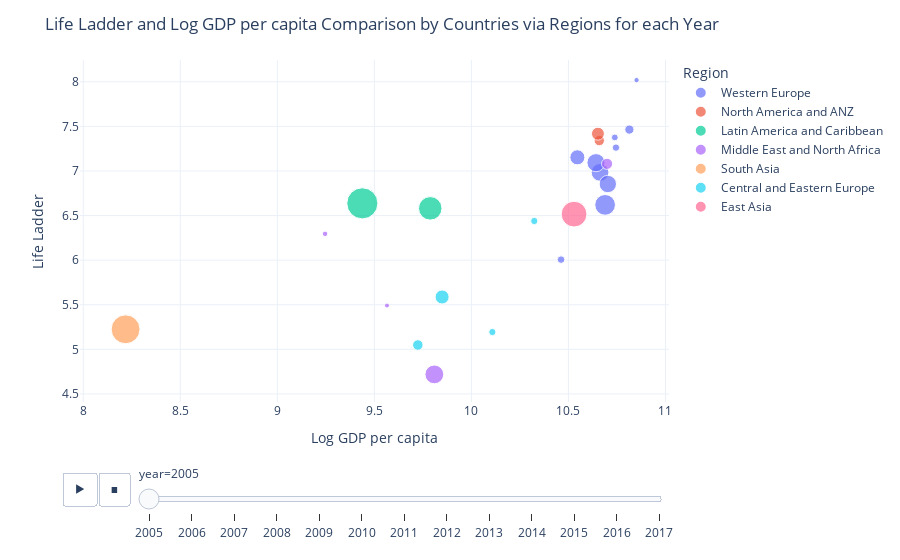

The notebook cell saved with this chart:
### Code cell
fig = px.scatter(pop_df.sort_values("year"),
                 x = "Log GDP per capita",
                 y = "Life Ladder",
                 animation_frame = "year",
                 animation_group = "Country name",
                 size = "Population",
                 template = "plotly_white",
                 color = "Region",
                 hover_name = "Country name",
                 size_max = 60);

fig.update_layout(title = "Life Ladder and Log GDP per capita Comparison by Countries via Regions for each Year");
fig.show();

### Figure 1 — Plotly figure (JSON) as saved in the notebook; plotly's stock layout.template omitted (floating-point values rounded to 4 significant figures)
{"data": [{"hovertemplate": "<b>%{hovertext}</b><br><br>Region=Western Europe<br>year=2005<br>Log GDP per capita=%{x}<br>Life Ladder=%{y}<br>Population=%{marker.size}<extra></extra>", "hovertext": ["Netherlands", "Germany", "United Kingdom", "France", "Greece", "Denmark", "Belgium", "Sweden", "Spain", "Italy"], "ids": ["Netherlands", "Germany", "United Kingdom", "France", "Greece", "Denmark", "Belgium", "Sweden", "Spain", "Italy"], "legendgroup": "Western Europe", "marker": {"color": "#636efa", "size": [16320000.0, 82470000.0, 60400000.0, 63180000.0, 10990000.0, 5419000.0, 10480000.0, 9030000.0, 43650000.0, 57970000.0], "sizemode": "area", "sizeref": 385100.0, "symbol": "circle"}, "mode": "markers", "name": "Western Europe", "orientation": "v", "showlegend": true, "type": "scatter", "x": [10.81, 10.69, 10.66, 10.64, 10.46, 10.85, 10.74, 10.74, 10.55, 10.7], "xaxis": "x", "y": [7.464, 6.62, 6.984, 7.093, 6.006, 8.019, 7.262, 7.376, 7.153, 6.854], "yaxis": "y"}, {"hovertemplate": "<b>%{hovertext}</b><br><br>Region=North America and ANZ<br>year=2005<br>Log GDP per capita=%{x}<br>Life Ladder=%{y}<br>Population=%{marker.size}<extra></extra>", "hovertext": ["Australia", "Canada"], "ids": ["Australia", "Canada"], "legendgroup": "North America and ANZ", "marker": {"color": "#EF553B", "size": [20390000.0, 32240000.0], "sizemode": "area", "sizeref": 385100.0, "symbol": "circle"}, "mode": "markers", "name": "North America and ANZ", "orientation": "v", "showlegend": true, "type": "scatter", "x": [10.66, 10.65], "xaxis": "x", "y": [7.341, 7.418], "yaxis": "y"}, {"hovertemplate": "<b>%{hovertext}</b><br><br>Region=Latin America and Caribbean<br>year=2005<br>Log GDP per capita=%{x}<br>Life Ladder=%{y}<br>Population=%{marker.size}<extra></extra>", "hovertext": ["Mexico", "Brazil"], "ids": ["Mexico", "Brazil"], "legendgroup": "Latin America and Caribbean", "marker": {"color": "#00cc96", "size": [106000000.0, 186100000.0], "sizemode": "area", "sizeref": 385100.0, "symbol": "circle"}, "mode": "markers", "name": "Latin America and Caribbean", "orientation": "v", "showlegend": true, "type": "scatter", "x": [9.788, 9.438], "xaxis": "x", "y": [6.581, 6.637], "yaxis": "y"}, {"hovertemplate": "<b>%{hovertext}</b><br><br>Region=Middle East and North Africa<br>year=2005<br>Log GDP per capita=%{x}<br>Life Ladder=%{y}<br>Population=%{marker.size}<extra></extra>", "hovertext": ["Turkey", "Saudi Arabia", "Lebanon", "Jordan"], "ids": ["Turkey", "Saudi Arabia", "Lebanon", "Jordan"], "legendgroup": "Middle East and North Africa", "marker": {"color": "#ab63fa", "size": [67900000.0, 23820000.0, 4699000.0, 5766000.0], "sizemode": "area", "sizeref": 385100.0, "symbol": "circle"}, "mode": "markers", "name": "Middle East and North Africa", "orientation": "v", "showlegend": true, "type": "scatter", "x": [9.809, 10.7, 9.565, 9.246], "xaxis": "x", "y": [4.719, 7.08, 5.491, 6.295], "yaxis": "y"}, {"hovertemplate": "<b>%{hovertext}</b><br><br>Region=South Asia<br>year=2005<br>Log GDP per capita=%{x}<br>Life Ladder=%{y}<br>Population=%{marker.size}<extra></extra>", "hovertext": ["Pakistan"], "ids": ["Pakistan"], "legendgroup": "South Asia", "marker": {"color": "#FFA15A", "size": [160300000.0], "sizemode": "area", "sizeref": 385100.0, "symbol": "circle"}, "mode": "markers", "name": "South Asia", "orientation": "v", "showlegend": true, "type": "scatter", "x": [8.218], "xaxis": "x", "y": [5.225], "yaxis": "y"}, {"hovertemplate": "<b>%{hovertext}</b><br><br>Region=Central and Eastern Europe<br>year=2005<br>Log GDP per capita=%{x}<br>Life Ladder=%{y}<br>Population=%{marker.size}<extra></extra>", "hovertext": ["Poland", "Romania", "Czech Republic", "Hungary"], "ids": ["Poland", "Romania", "Czech Republic", "Hungary"], "legendgroup": "Central and Eastern Europe", "marker": {"color": "#19d3f3", "size": [38170000.0, 21320000.0, 10210000.0, 10090000.0], "sizemode": "area", "sizeref": 385100.0, "symbol": "circle"}, "mode": "markers", "name": "Central and Eastern Europe", "orientation": "v", "showlegend": true, "type": "scatter", "x": [9.849, 9.724, 10.32, 10.11], "xaxis": "x", "y": [5.587, 5.049, 6.439, 5.194], "yaxis": "y"}, {"hovertemplate": "<b>%{hovertext}</b><br><br>Region=East Asia<br>year=2005<br>Log GDP per capita=%{x}<br>Life Ladder=%{y}<br>Population=%{marker.size}<extra></extra>", "hovertext": ["Japan"], "ids": ["Japan"], "legendgroup": "East Asia", "marker": {"color": "#FF6692", "size": [127800000.0], "sizemode": "area", "sizeref": 385100.0, "symbol": "circle"}, "mode": "markers", "name": "East Asia", "orientation": "v", "showlegend": true, "type": "scatter", "x": [10.53], "xaxis": "x", "y": [6.516], "yaxis": "y"}], "layout": {"legend": {"itemsizing": "constant", "title": {"text": "Region"}, "tracegroupgap": 0}, "margin": {"t": 60}, "sliders": [{"active": 0, "currentvalue": {"prefix": "year="}, "len": 0.9, "pad": {"b": 10, "t": 60}, "steps": [{"args": [["2005"], {"frame": {"duration": 0, "redraw": false}, "fromcurrent": true, "mode": "immediate", "transition": {"duration": 0, "easing": "linear"}}], "label": "2005", "method": "animate"}, {"args": [["2006"], {"frame": {"duration": 0, "redraw": false}, "fromcurrent": true, "mode": "immediate", "transition": {"duration": 0, "easing": "linear"}}], "label": "2006", "method": "animate"}, {"args": [["2007"], {"frame": {"duration": 0, "redraw": false}, "fromcurrent": true, "mode": "immediate", "transition": {"duration": 0, "easing": "linear"}}], "label": "2007", "method": "animate"}, {"args": [["2008"], {"frame": {"duration": 0, "redraw": false}, "fromcurrent": true, "mode": "immediate", "transition": {"duration": 0, "easing": "linear"}}], "label": "2008", "method": "animate"}, {"args": [["2009"], {"frame": {"duration": 0, "redraw": false}, "fromcurrent": true, "mode": "immediate", "transition": {"duration": 0, "easing": "linear"}}], "label": "2009", "method": "animate"}, {"args": [["2010"], {"frame": {"duration": 0, "redraw": false}, "fromcurrent": true, "mode": "immediate", "transition": {"duration": 0, "easing": "linear"}}], "label": "2010", "method": "animate"}, {"args": [["2011"], {"frame": {"duration": 0, "redraw": false}, "fromcurrent": true, "mode": "immediate", "transition": {"duration": 0, "easing": "linear"}}], "label": "2011", "method": "animate"}, {"args": [["2012"], {"frame": {"duration": 0, "redraw": false}, "fromcurrent": true, "mode": "immediate", "transition": {"duration": 0, "easing": "linear"}}], "label": "2012", "method": "animate"}, {"args": [["2013"], {"frame": {"duration": 0, "redraw": false}, "fromcurrent": true, "mode": "immediate", "transition": {"duration": 0, "easing": "linear"}}], "label": "2013", "method": "animate"}, {"args": [["2014"], {"frame": {"duration": 0, "redraw": false}, "fromcurrent": true, "mode": "immediate", "transition": {"duration": 0, "easing": "linear"}}], "label": "2014", "method": "animate"}, {"args": [["2015"], {"frame": {"duration": 0, "redraw": false}, "fromcurrent": true, "mode": "immediate", "transition": {"duration": 0, "easing": "linear"}}], "label": "2015", "method": "animate"}, {"args": [["2016"], {"frame": {"duration": 0, "redraw": false}, "fromcurrent": true, "mode": "immediate", "transition": {"duration": 0, "easing": "linear"}}], "label": "2016", "method": "animate"}, {"args": [["2017"], {"frame": {"duration": 0, "redraw": false}, "fromcurrent": true, "mode": "immediate", "transition": {"duration": 0, "easing": "linear"}}], "label": "2017", "method": "animate"}], "x": 0.1, "xanchor": "left", "y": 0, "yanchor": "top"}], "title": {"text": "Life Ladder and Log GDP per capita Comparison by Countries via Regions for each Year"}, "updatemenus": [{"buttons": [{"args": [null, {"frame": {"duration": 500, "redraw": false}, "fromcurrent": true, "mode": "immediate", "transition": {"duration": 500, "easing": "linear"}}], "label": "&#9654;", "method": "animate"}, {"args": [[null], {"frame": {"duration": 0, "redraw": false}, "fromcurrent": true, "mode": "immediate", "transition": {"duration": 0, "easing": "linear"}}], "label": "&#9724;", "method": "animate"}], "direction": "left", "pad": {"r": 10, "t": 70}, "showactive": false, "type": "buttons", "x": 0.1, "xanchor": "right", "y": 0, "yanchor": "top"}], "xaxis": {"anchor": "y", "domain": [0.0, 1.0], "title": {"text": "Log GDP per capita"}}, "yaxis": {"anchor": "x", "domain": [0.0, 1.0], "title": {"text": "Life Ladder"}}}}
